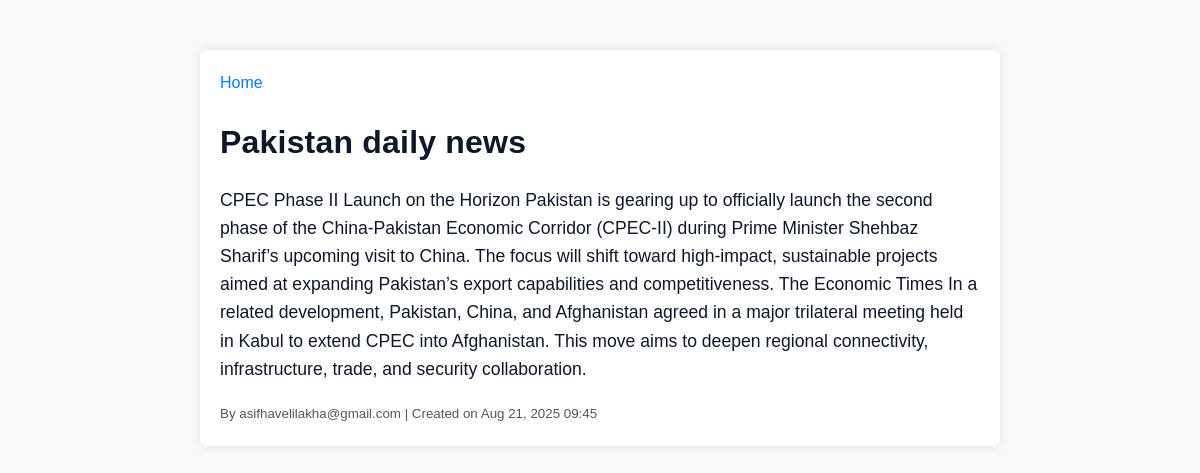
/post/1, run on an earlier commit of the app's database.
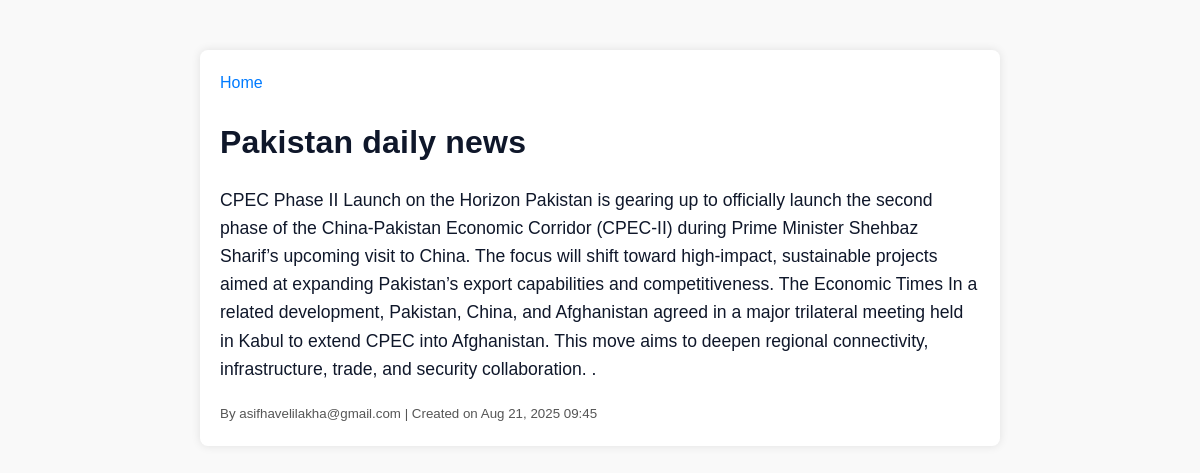
And on a later commit of the database.
### app.py (models this page shows)
class Post(db.Model):
    id = db.Column(db.Integer, primary_key=True)
    title = db.Column(db.String(160), nullable=False)
    content = db.Column(db.Text, nullable=False)
    created_at = db.Column(db.DateTime, default=datetime.utcnow, nullable=False)
    user_id = db.Column(db.Integer, db.ForeignKey("user.id"), nullable=False)

### app.py (the view)
@app.route("/post/<int:post_id>")
def view_post(post_id):
    post = Post.query.get_or_404(post_id)
    return render_template("view_post.html", post=post)

### templates/view_post.html (shortened to what this page needs)
<!DOCTYPE html>
<html lang="en">
<head>
    <link rel="stylesheet" href="{{ url_for('static', filename='style.css') }}">
</head>
<body>
    <div class="container">
        <div class="buttons">
            <a href="{{ url_for('index') }}">Home</a>
        </div>
        <h1>{{ post.title }}</h1>
        <p>{{ post.content }}</p>
        <small>
            By {{ post.author.username }} | Created on {{ post.created_at.strftime('%b %d, %Y %H:%M') }}
        </small>
    </div>
</body>
</html>

What changed in the data, as far as the page shows it:
changed Post "Pakistan daily news": content "…trade, and security collaboration." → "…trade, and security collaboration. ."
